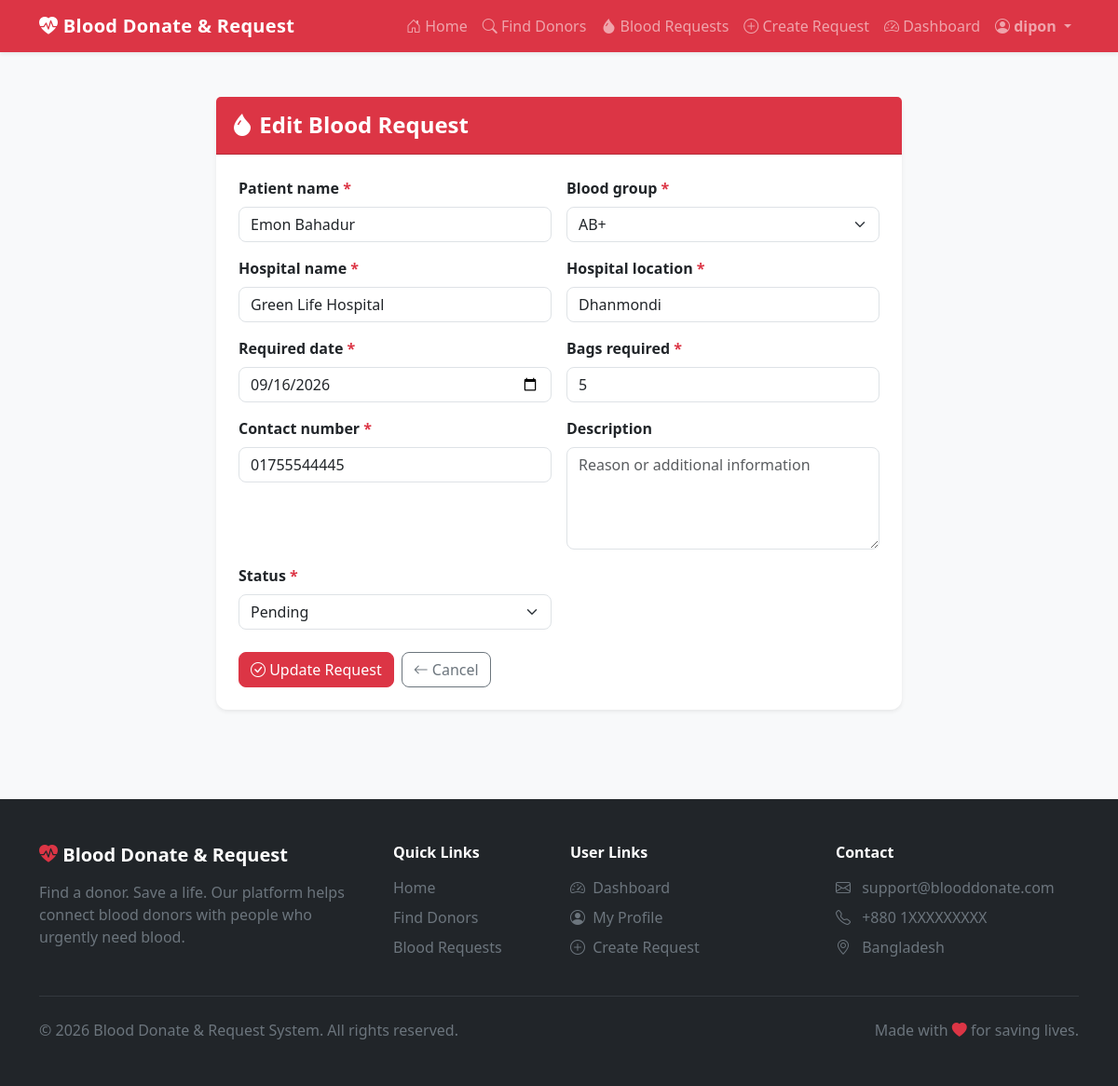
Screenshot of /requests/1/edit/ (signed in) with the database file from the repository.
### blood/models.py (models this page shows, shortened)
class BloodRequest(models.Model):
    BLOOD_GROUP_CHOICES = [
        ('A+', 'A+'),
        ('A-', 'A-'),
        ('B+', 'B+'),
        ('B-', 'B-'),
        ('AB+', 'AB+'),
        ('AB-', 'AB-'),
        ('O+', 'O+'),
        ('O-', 'O-'),
    ]
    STATUS_CHOICES = [
        ('Pending', 'Pending'),
        ('Fulfilled', 'Fulfilled'),
        ('Cancelled', 'Cancelled'),
    ]
    requester = models.ForeignKey(
        User,
        on_delete=models.CASCADE,
        related_name='blood_requests'
    )
    patient_name = models.CharField(
        max_length=100
    )
    blood_group = models.CharField(
        max_length=3,
        choices=BLOOD_GROUP_CHOICES
    )
    hospital_name = models.CharField(
        max_length=150
    )
    hospital_location = models.CharField(
        max_length=150
    )
    required_date = models.DateField()
    bags_required = models.PositiveIntegerField(
        validators=[
            MinValueValidator(1)
        ]
    )
    contact_number = models.CharField(
        max_length=15
    )
    description = models.TextField(
        blank=True
    )
    status = models.CharField(
        max_length=20,
        choices=STATUS_CHOICES,
        default='Pending'
    )
    created_at = models.DateTimeField(
        auto_now_add=True
    )
    updated_at = models.DateTimeField(
        auto_now=True
    )
    class Meta:
        ordering = ['-created_at']

### blood/views.py (the view)
@login_required
def blood_request_edit(request, pk):
    blood_request = get_object_or_404(
        BloodRequest,
        pk=pk,
        requester=request.user
    )
    if request.method == 'POST':
        form = BloodRequestForm(
            request.POST,
            instance=blood_request
        )
        if form.is_valid():
            form.save()
            messages.success(
                request,
                'Blood request updated successfully!'
            )
            return redirect(
                'blood_request_list'
            )
    else:
        form = BloodRequestForm(
            instance=blood_request
        )
    return render(
        request,
        'requests/request_form.html',
        {
            'form': form,
            'page_title': 'Edit Blood Request',
            'button_text': 'Update Request',
        }
    )

### templates/requests/request_form.html (shortened to what this page needs)
{% extends 'base.html' %}
{% block content %}
<div class="container py-5">
    <div class="row justify-content-center">
        <div class="col-lg-8">
            <div class="card border-0 shadow-sm">
                <div class="card-header bg-danger text-white py-3">
                    <h4 class="mb-0 fw-bold">
                        <i class="bi bi-droplet-fill"></i>
                        {{ page_title }}
                    </h4>
                </div>
                <div class="card-body p-4">
                    <form
                        method="post"
                        novalidate
                    >
                        <div class="row g-3">
                            {% for field in form %}
                                <div class="col-md-6">
                                    <label
                                        for="{{ field.id_for_label }}"
                                        class="form-label fw-semibold"
                                    >
                                        {{ field.label }}
                                        {% if field.field.required %}
                                            <span class="text-danger">*</span>
                                        {% endif %}
                                    </label>
                                    {{ field }}
                                </div>
                            {% endfor %}
                        </div>
                        <div class="mt-4 d-flex gap-2">
                            <button
                                type="submit"
                                class="btn btn-danger"
                            >
                                <i class="bi bi-check-circle"></i>
                                {{ button_text }}
                            </button>
                            <a
                                href="{% url 'blood_request_list' %}"
                                class="btn btn-outline-secondary"
                            >
                                <i class="bi bi-arrow-left"></i>
                                Cancel
                            </a>
                        </div>
                    </form>
                </div>
            </div>
        </div>
    </div>
</div>
{% endblock %}

### templates/base.html (shortened to what this page needs)
{% load static %}
<!DOCTYPE html>
<html lang="en">
<head>
    <link
        href="https://cdn.jsdelivr.net/npm/bootstrap@5.3.3/dist/css/bootstrap.min.css"
        rel="stylesheet"
    >
    <link
        rel="stylesheet"
        href="https://cdn.jsdelivr.net/npm/bootstrap-icons@1.11.3/font/bootstrap-icons.min.css"
    >
    <link
        rel="stylesheet"
        href="{% static 'css/style.css' %}"
    >
</head>
<body class="bg-light">
<nav class="navbar navbar-expand-lg navbar-dark bg-danger shadow-sm">
    <div class="container">
        <a
            class="navbar-brand fw-bold"
            href="{% url 'home' %}"
        >
            <i class="bi bi-heart-pulse-fill"></i>
            Blood Donate & Request
        </a>
        <div
            class="collapse navbar-collapse"
            id="mainNavbar"
        >
            <ul class="navbar-nav ms-auto align-items-lg-center">
                <li class="nav-item">
                    <a
                        class="nav-link"
                        href="{% url 'home' %}"
                    >
                        <i class="bi bi-house-door"></i>
                        Home
                    </a>
                </li>
                <li class="nav-item">
                    <a
                        class="nav-link"
                        href="{% url 'donor_list' %}"
                    >
                        <i class="bi bi-search"></i>
                        Find Donors
                    </a>
                </li>
                <li class="nav-item">
                    <a
                        class="nav-link"
                        href="{% url 'blood_request_list' %}"
                    >
                        <i class="bi bi-droplet-fill"></i>
                        Blood Requests
                    </a>
                </li>
                {% if user.is_authenticated %}
                    <li class="nav-item">
                        <a
                            class="nav-link"
                            href="{% url 'blood_request_create' %}"
                        >
                            <i class="bi bi-plus-circle"></i>
                            Create Request
                        </a>
                    </li>
                    <li class="nav-item">
                        <a
                            class="nav-link"
                            href="{% url 'dashboard' %}"
                        >
                            <i class="bi bi-speedometer2"></i>
                            Dashboard
                        </a>
                    </li>
                    <li class="nav-item dropdown">
                        <a
                            class="nav-link dropdown-toggle fw-semibold"
                            href="#"
                            role="button"
                            data-bs-toggle="dropdown"
                            aria-expanded="false"
                        >
                            <i class="bi bi-person-circle"></i>
                            {{ user.username }}
                        </a>
                    </li>
                {% endif %}
            </ul>
        </div>
    </div>
</nav>
<main>
    {% block content %}
    {% endblock %}
</main>
<footer class="bg-dark text-white mt-5">
    <div class="container py-5">
        <div class="row g-4">
            <div class="col-lg-4 col-md-6">
                <h5 class="fw-bold">
                    <i class="bi bi-heart-pulse-fill text-danger"></i>
                    Blood Donate & Request
                </h5>
                <p class="text-secondary mt-3 mb-0">
                    Find a donor. Save a life.
                    Our platform helps connect blood donors
                    with people who urgently need blood.
                </p>
            </div>
            <div class="col-lg-2 col-md-6">
                <h6 class="fw-bold mb-3">
                    Quick Links
                </h6>
                <ul class="list-unstyled">
                    <li class="mb-2">
                        <a
                            href="{% url 'home' %}"
                            class="text-secondary text-decoration-none"
                        >
                            Home
                        </a>
                    </li>
                    <li class="mb-2">
                        <a
                            href="{% url 'donor_list' %}"
                            class="text-secondary text-decoration-none"
                        >
                            Find Donors
                        </a>
                    </li>
                    <li class="mb-2">
                        <a
                            href="{% url 'blood_request_list' %}"
                            class="text-secondary text-decoration-none"
                        >
                            Blood Requests
                        </a>
                    </li>
                </ul>
            </div>
            <div class="col-lg-3 col-md-6">
                <h6 class="fw-bold mb-3">
                    User Links
                </h6>
                <ul class="list-unstyled">
                    {% if user.is_authenticated %}
                        <li class="mb-2">
                            <a
                                href="{% url 'dashboard' %}"
                                class="text-secondary text-decoration-none"
                            >
                                <i class="bi bi-speedometer2 me-1"></i>
                                Dashboard
                            </a>
                        </li>
                        <li class="mb-2">
                            <a
                                href="{% url 'donor_profile' %}"
                                class="text-secondary text-decoration-none"
                            >
                                <i class="bi bi-person-circle me-1"></i>
                                My Profile
                            </a>
                        </li>
                        <li class="mb-2">
                            <a
                                href="{% url 'blood_request_create' %}"
                                class="text-secondary text-decoration-none"
                            >
                                <i class="bi bi-plus-circle me-1"></i>
                                Create Request
                            </a>
                        </li>
                    {% endif %}
                </ul>
            </div>
            <div class="col-lg-3 col-md-6">
                <h6 class="fw-bold mb-3">
                    Contact
                </h6>
                <p class="text-secondary mb-2">
                    <i class="bi bi-envelope me-2"></i>
                    support@blooddonate.com
                </p>
                <p class="text-secondary mb-2">
                    <i class="bi bi-telephone me-2"></i>
                    +880 1XXXXXXXXX
                </p>
                <p class="text-secondary mb-0">
                    <i class="bi bi-geo-alt me-2"></i>
                    Bangladesh
                </p>
            </div>
        </div>
        <hr class="border-secondary my-4">
        <div class="row align-items-center">
            <div class="col-md-6">
                <p class="text-secondary mb-0">
                    &copy;
                    {% now "Y" %}
                    Blood Donate & Request System.
                    All rights reserved.
                </p>
            </div>
            <div class="col-md-6 text-md-end mt-3 mt-md-0">
                <span class="text-secondary">
                    Made with
                    <i class="bi bi-heart-fill text-danger"></i>
                    for saving lives.
                </span>
            </div>
        </div>
    </div>
</footer>
</body>
</html>

### static/css/style.css (style rules this page uses)
body { min-height: 100vh; }
.navbar-brand { letter-spacing: 0.3px; }
.card { border-radius: 12px; }
.btn { border-radius: 8px; }
.form-control, .form-select { border-radius: 8px; }
footer { margin-top: auto; }
.text-danger { color: #dc3545 !important; }

### rows the page displays
BloodRequest: form "Emon Bahadur" "AB+" "Green Life Hospital" "Dhanmondi" "09/16/2026" "5" "01755544445" "Pending"

### other values shown
{{ user.username }} "dipon"
{{ page_title }} "Edit Blood Request"
{{ field.label }} "Patient name" "Blood group" "Hospital name" "Hospital location" "Required date" "Bags required" "Contact number" "Description" "Status"
{{ button_text }} "Update Request"
